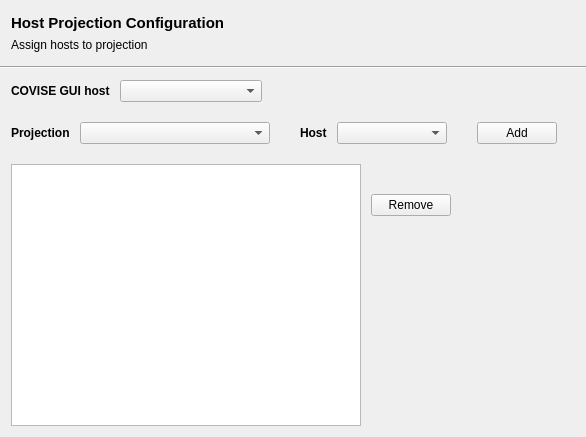
<?xml version="1.0" encoding="UTF-8"?>
<ui version="4.0">
 <class>VRCWHostProjectionClass</class>
 <widget class="QWidget" name="VRCWHostProjectionClass">
  <property name="geometry">
   <rect>
    <x>0</x>
    <y>0</y>
    <width>586</width>
    <height>437</height>
   </rect>
  </property>
  <property name="windowTitle">
   <string>VRCWHostProjection</string>
  </property>
  <layout class="QVBoxLayout" name="vrcwHostProjectonClassVLayout">
   <property name="spacing">
    <number>0</number>
   </property>
   <property name="leftMargin">
    <number>0</number>
   </property>
   <property name="topMargin">
    <number>0</number>
   </property>
   <property name="rightMargin">
    <number>0</number>
   </property>
   <property name="bottomMargin">
    <number>0</number>
   </property>
   <item>
    <widget class="QWidget" name="headerWidget" native="true">
     <property name="sizePolicy">
      <sizepolicy hsizetype="Preferred" vsizetype="Fixed">
       <horstretch>0</horstretch>
       <verstretch>0</verstretch>
      </sizepolicy>
     </property>
     <property name="minimumSize">
      <size>
       <width>0</width>
       <height>66</height>
      </size>
     </property>
     <property name="maximumSize">
      <size>
       <width>16777215</width>
       <height>60</height>
      </size>
     </property>
     <layout class="QHBoxLayout" name="headerWidgetHLayout">
      <item>
       <layout class="QHBoxLayout" name="headerHLayout">
        <item>
         <layout class="QVBoxLayout" name="headingVLayout">
          <item>
           <widget class="QLabel" name="header">
            <property name="font">
             <font>
              <pointsize>11</pointsize>
              <weight>75</weight>
              <bold>true</bold>
             </font>
            </property>
            <property name="text">
             <string>Host Projection Configuration</string>
            </property>
           </widget>
          </item>
          <item>
           <widget class="QLabel" name="description">
            <property name="text">
             <string>Assign hosts to projection</string>
            </property>
           </widget>
          </item>
          <item>
           <spacer name="headerVSpacer">
            <property name="orientation">
             <enum>Qt::Vertical</enum>
            </property>
            <property name="sizeHint" stdset="0">
             <size>
              <width>20</width>
              <height>40</height>
             </size>
            </property>
           </spacer>
          </item>
         </layout>
        </item>
        <item>
         <spacer name="headerHSpacer">
          <property name="orientation">
           <enum>Qt::Horizontal</enum>
          </property>
          <property name="sizeHint" stdset="0">
           <size>
            <width>40</width>
            <height>20</height>
           </size>
          </property>
         </spacer>
        </item>
       </layout>
      </item>
     </layout>
    </widget>
   </item>
   <item>
    <widget class="Line" name="headerLine">
     <property name="orientation">
      <enum>Qt::Horizontal</enum>
     </property>
    </widget>
   </item>
   <item>
    <widget class="QWidget" name="mainWidget" native="true">
     <layout class="QGridLayout" name="mainWidgetGLayout">
      <property name="verticalSpacing">
       <number>20</number>
      </property>
      <item row="0" column="0" alignment="Qt::AlignLeft">
       <widget class="QWidget" name="coviseGuiHostWidget" native="true">
        <layout class="QHBoxLayout" name="guiMasterRendererWidgetHLayout">
         <property name="spacing">
          <number>10</number>
         </property>
         <property name="leftMargin">
          <number>0</number>
         </property>
         <property name="topMargin">
          <number>0</number>
         </property>
         <property name="rightMargin">
          <number>0</number>
         </property>
         <property name="bottomMargin">
          <number>0</number>
         </property>
         <item>
          <widget class="QLabel" name="coviseGuiHostLabel">
           <property name="font">
            <font>
             <weight>75</weight>
             <bold>true</bold>
            </font>
           </property>
           <property name="text">
            <string>COVISE GUI host</string>
           </property>
          </widget>
         </item>
         <item>
          <widget class="QComboBox" name="coviseGuiHostComboBox">
           <property name="toolTip">
            <string>The host on which you start the COVISE GUI</string>
           </property>
           <property name="sizeAdjustPolicy">
            <enum>QComboBox::AdjustToContents</enum>
           </property>
           <property name="minimumContentsLength">
            <number>14</number>
           </property>
          </widget>
         </item>
        </layout>
       </widget>
      </item>
      <item row="1" column="0" alignment="Qt::AlignLeft">
       <widget class="QWidget" name="hostProjectionWidget" native="true">
        <layout class="QHBoxLayout" name="hostProjectionWidgetHLayout">
         <property name="spacing">
          <number>10</number>
         </property>
         <property name="leftMargin">
          <number>0</number>
         </property>
         <property name="topMargin">
          <number>0</number>
         </property>
         <property name="rightMargin">
          <number>0</number>
         </property>
         <property name="bottomMargin">
          <number>0</number>
         </property>
         <item>
          <widget class="QLabel" name="projectionLabel">
           <property name="font">
            <font>
             <weight>75</weight>
             <bold>true</bold>
            </font>
           </property>
           <property name="text">
            <string>Projection</string>
           </property>
          </widget>
         </item>
         <item>
          <widget class="QComboBox" name="projectionComboBox">
           <property name="insertPolicy">
            <enum>QComboBox::InsertAlphabetically</enum>
           </property>
           <property name="sizeAdjustPolicy">
            <enum>QComboBox::AdjustToContents</enum>
           </property>
           <property name="minimumContentsLength">
            <number>20</number>
           </property>
          </widget>
         </item>
         <item>
          <spacer name="hostProjectionHSpacer1">
           <property name="orientation">
            <enum>Qt::Horizontal</enum>
           </property>
           <property name="sizeType">
            <enum>QSizePolicy::Fixed</enum>
           </property>
           <property name="sizeHint" stdset="0">
            <size>
             <width>20</width>
             <height>20</height>
            </size>
           </property>
          </spacer>
         </item>
         <item>
          <widget class="QLabel" name="hostLabel">
           <property name="font">
            <font>
             <weight>75</weight>
             <bold>true</bold>
            </font>
           </property>
           <property name="text">
            <string>Host</string>
           </property>
          </widget>
         </item>
         <item>
          <widget class="QComboBox" name="hostComboBox">
           <property name="insertPolicy">
            <enum>QComboBox::InsertAlphabetically</enum>
           </property>
           <property name="sizeAdjustPolicy">
            <enum>QComboBox::AdjustToContents</enum>
           </property>
           <property name="minimumContentsLength">
            <number>10</number>
           </property>
          </widget>
         </item>
         <item>
          <spacer name="hostProjectionHSpacer2">
           <property name="orientation">
            <enum>Qt::Horizontal</enum>
           </property>
           <property name="sizeType">
            <enum>QSizePolicy::Fixed</enum>
           </property>
           <property name="sizeHint" stdset="0">
            <size>
             <width>20</width>
             <height>20</height>
            </size>
           </property>
          </spacer>
         </item>
         <item>
          <widget class="QPushButton" name="hostProjectionAddPushButton">
           <property name="text">
            <string>Add</string>
           </property>
          </widget>
         </item>
        </layout>
       </widget>
      </item>
      <item row="3" column="0" alignment="Qt::AlignLeft">
       <widget class="QWidget" name="tableWidget" native="true">
        <layout class="QHBoxLayout" name="tableWidgetHLayout">
         <property name="spacing">
          <number>10</number>
         </property>
         <property name="leftMargin">
          <number>0</number>
         </property>
         <property name="topMargin">
          <number>0</number>
         </property>
         <property name="rightMargin">
          <number>0</number>
         </property>
         <property name="bottomMargin">
          <number>0</number>
         </property>
         <item>
          <widget class="QTableView" name="tableView">
           <property name="sizePolicy">
            <sizepolicy hsizetype="Preferred" vsizetype="Preferred">
             <horstretch>0</horstretch>
             <verstretch>0</verstretch>
            </sizepolicy>
           </property>
           <property name="minimumSize">
            <size>
             <width>350</width>
             <height>250</height>
            </size>
           </property>
           <property name="tabKeyNavigation">
            <bool>false</bool>
           </property>
           <property name="selectionBehavior">
            <enum>QAbstractItemView::SelectRows</enum>
           </property>
          </widget>
         </item>
         <item>
          <layout class="QVBoxLayout" name="tableButtonVLayout">
           <property name="topMargin">
            <number>30</number>
           </property>
           <item>
            <widget class="QPushButton" name="tableRemovePushButton">
             <property name="text">
              <string>Remove</string>
             </property>
            </widget>
           </item>
           <item>
            <spacer name="tableButtonVSpacer">
             <property name="orientation">
              <enum>Qt::Vertical</enum>
             </property>
             <property name="sizeHint" stdset="0">
              <size>
               <width>20</width>
               <height>40</height>
              </size>
             </property>
            </spacer>
           </item>
          </layout>
         </item>
        </layout>
       </widget>
      </item>
     </layout>
    </widget>
   </item>
  </layout>
 </widget>
 <layoutdefault spacing="6" margin="11"/>
 <resources/>
 <connections>
  <connection>
   <sender>hostProjectionAddPushButton</sender>
   <signal>clicked()</signal>
   <receiver>VRCWHostProjectionClass</receiver>
   <slot>add()</slot>
   <hints>
    <hint type="sourcelabel">
     <x>551</x>
     <y>139</y>
    </hint>
    <hint type="destinationlabel">
     <x>583</x>
     <y>127</y>
    </hint>
   </hints>
  </connection>
  <connection>
   <sender>hostProjectionAddPushButton</sender>
   <signal>clicked()</signal>
   <receiver>tableView</receiver>
   <slot>resizeColumnsToContents()</slot>
   <hints>
    <hint type="sourcelabel">
     <x>499</x>
     <y>133</y>
    </hint>
    <hint type="destinationlabel">
     <x>484</x>
     <y>163</y>
    </hint>
   </hints>
  </connection>
  <connection>
   <sender>tableRemovePushButton</sender>
   <signal>clicked()</signal>
   <receiver>VRCWHostProjectionClass</receiver>
   <slot>remove()</slot>
   <hints>
    <hint type="sourcelabel">
     <x>596</x>
     <y>215</y>
    </hint>
    <hint type="destinationlabel">
     <x>588</x>
     <y>371</y>
    </hint>
   </hints>
  </connection>
  <connection>
   <sender>tableRemovePushButton</sender>
   <signal>clicked()</signal>
   <receiver>tableView</receiver>
   <slot>resizeColumnsToContents()</slot>
   <hints>
    <hint type="sourcelabel">
     <x>565</x>
     <y>201</y>
    </hint>
    <hint type="destinationlabel">
     <x>468</x>
     <y>283</y>
    </hint>
   </hints>
  </connection>
 </connections>
 <slots>
  <slot>add()</slot>
  <slot>remove()</slot>
 </slots>
</ui>
